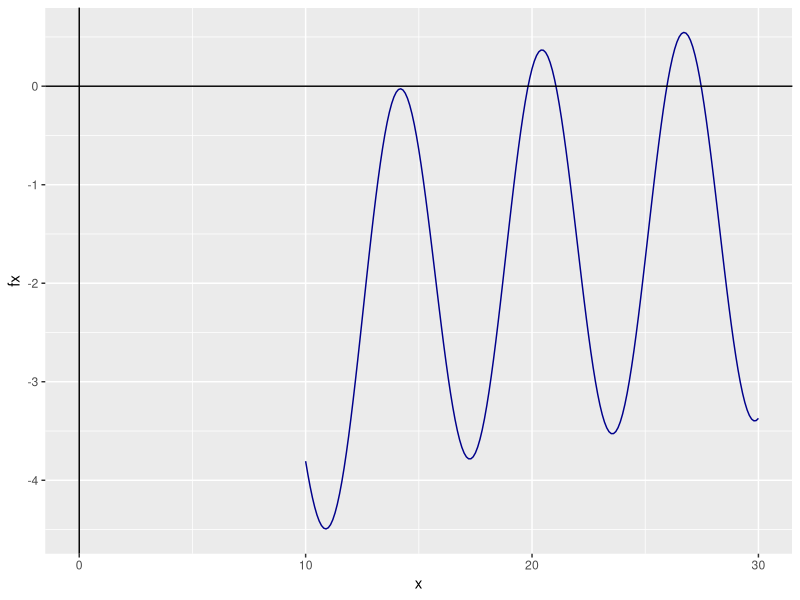
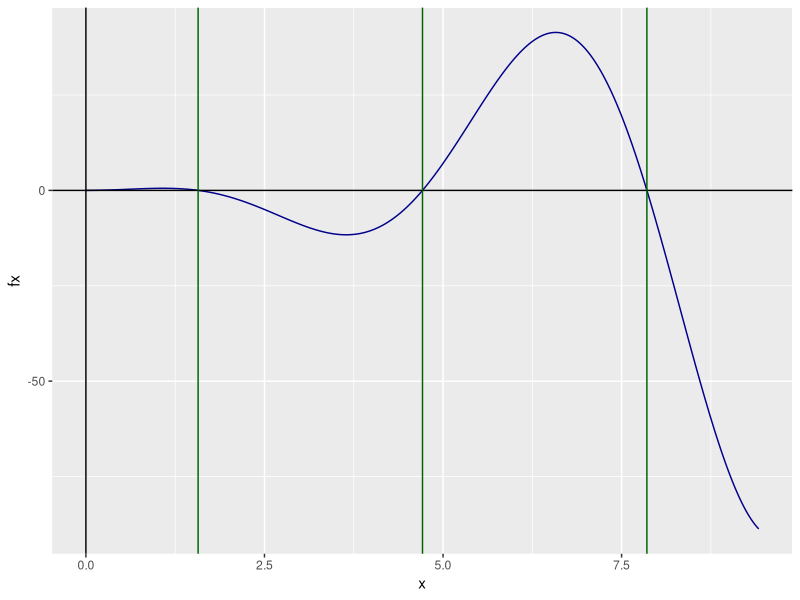

Write R code to recreate these figures, in order.
## ---- chunk 1
knitr::opts_chunk$set(echo = FALSE)
setwd(dirname(rstudioapi::getActiveDocumentContext()$path))
write_matex2 <- function(x) {
  begin = "\\begin{bmatrix}"
  end = "\\end{bmatrix}"
  X =
    apply(x, 1, function(x) {
      paste(
        paste(x, collapse = "&"),
        "\\\\"
      )
    })
  paste(c(begin, X, end), collapse = "")
}
## ---- chunk 2
  # Remplace 000000 a continuación por su número de resgistro y no edite nada más en este bloque
  NroReg = 895700
## ---- chunk 3
  d1 = floor( NroReg/10^5 )
  d2 = floor( (NroReg - d1*10^5)/10^4 )
  d3 = floor( (NroReg - d1*10^5 - d2*10^4)/10^3 )
  d4 = floor( (NroReg - d1*10^5 - d2*10^4 - d3*10^3)/10^2 )
  d5 = floor( (NroReg - d1*10^5 - d2*10^4 - d3*10^3 - d4*10^2)/10^1)
  d6 = floor( (NroReg - d1*10^5 - d2*10^4 - d3*10^3 - d4*10^2 - d5*10^1)/10^0)
## ---- chunk 4
  # Ingrese en este bloque de código las librerías que utilizará
  library(ggplot2)
  library(flextable)
  library(tidyverse)

## ---- chunk 5
 # Edite las líneas que considere erróneas
  NewtonRapshon <- function(f,df,p0,Tol,N){
    #Paso 1
    i = 1
    #Paso 2
    while (i <= N){
      #Paso 3
        p = p0 - f(p0)/df(p0) #df(p0)/f(p0)
      #Paso 4
        if (abs(p-p0) < Tol){return(p0)} #abs[p0-p]. Agregue los corchetes 
      #Paso 5
        i = i + 1
      #Paso 6
        p0 = p
    }
    #Paso 7
      return(paste('El método falla luego de ', N, ' iteraciones')) #cambie n por N
  }
## ---- chunk 6
f <- function(x){
  return(2*sin(x)-exp(10/x))
}

#Instancio un vector que me va a indicar los puntos en la función
x <- seq(10, 30, by = 0.1)

#Genero los puntos
fx <- f(x)

#Creo un data frame con los x e y
df <- data.frame(x, fx)

#Instancio los datos
gg_fx <- ggplot(data = df)

#Agrego la capa con los datos
gg_fx <- gg_fx + aes(x = x, y = fx)

#Est grafica una linea
gg_fx <- gg_fx + geom_line(linetype = 1, colour = "darkblue")

#Agrego el eje X
gg_fx <- gg_fx + geom_vline(xintercept = 0, linetype = 1)

#Agrego el eje Y
gg_fx <- gg_fx + geom_hline(yintercept = 0, linetype = 1)

#Grafico
gg_fx
## ---- chunk 7
  # En este bloque, aplique el algoritmo de NR para hallar las raíces. No olvide imprimir los resultados.
  # Incluya aquí mismo cualquier cálculo adicional que requiera.


df <- function(x){return(eval(D(expression(2*sin(x)-exp(10/x)), "x"), list(x = x)))}

NewtonRapshon(f = f(x=20), df = df(x=20), p0 = 20, 0.0001, 100)
NewtonRapshon(f = f(x=21), df = df(x=21), p0 = 21, 0.0001, 100)
NewtonRapshon(f = f(x=26), df = df(x=26), p0 = 26, 0.0001, 100)
NewtonRapshon(f = f(x=27), df = df(x=27), p0 = 27, 0.0001, 100)
## ---- chunk 8
f <- function(x){
  return(2*sin(x)-exp(10/x))
}
NewtonRapshon <- function(f,df,p0,Tol,N){
    #Paso 1
    i = 1
    #Paso 2
    while (i <= N){
      #Paso 3
        p = p0 - f(p0)/df(p0) #df(p0)/f(p0)
      #Paso 4
        if (abs(p-p0) < Tol){return(p0)} #abs[p0-p]. Agregue los corchetes 
      #Paso 5
        i = i + 1
      #Paso 6
        p0 = p
      
      #Para que imprima 7 veces
        if (i <= 7) {
          print(p0)
        }
    }
    #Paso 7
      return(paste('El método falla luego de ', N, ' iteraciones')) #cambie n por N
}

p0 <- 17
NewtonRapshon(f = f(x=p0), df = df(x=p0), p0 = p0, 0.0001, 100)
## ---- chunk 9
# Ingrese aquí la función con el algoritmo que programó del método de Regula Falsi

f <- function(x){
  return(x^2*cos(x))
}

FalsaPosicion <- function(p0, p1, tol, n = 100){
  
  q0 <- f(p0)
  q1 <- f(p1)
  
  for (i in 2:n){
    p = p1 -q1*(p1-p0)/(q1-q0)
    
    if (abs(p-p1) < tol){
      return(p)
    }
    
    q = f(p)
    
    if (q*q1 < 0){
      p0 <- p1
      q0 <- q1
    }
    
    p1 <- p
    q1 <- q
  }
  
  return(paste("El método falló luego de ", n, " iteraciones"))
}
## ---- chunk 10
  # En este bloque, aplique el algoritmo de RF para hallar las raíces. No olvide imprimir los resultados.
  # Incluya aquí mismo cualquier cálculo adicional que requiera.

#Se observa un raiz en aproximadamente 0
raiz0 <- FalsaPosicion(p0 = 0, p1 = 0.1, tol = 0.0000001)
raiz0
#Se observa una raiz entre 1.5 y 1.8
raiz1 <- FalsaPosicion(p0 = 1.5, p1 = 1.8, tol = 0.0000001)
raiz1
#Se observa una raiz entre 5.5 y 5.8
raiz2 <- FalsaPosicion(p0 = 5.5, p1 = 5.8, tol = 0.0000001)
raiz2
#Se observa una raiz entre 7.5 y 8
raiz3 <-FalsaPosicion(p0 = 7.5, p1 = 8, tol = 0.0000001)
raiz3
## ---- chunk 11
  # Aquí puede modificar el algoritmo RF del punto anterior para que imprima, o bien puede realizar las cuentas "a mano" (paso a paso, cada una de las iteraciones)
FalsaPosicion <- function(p0, p1, tol, n = 100){
  
  q0 <- f(p0)
  q1 <- f(p1)
  
  p = p1 -q1*(p1-p0)/(q1-q0)
    
  q = f(p)
    
  if (q*q1 < 0){
    p0 <- p1
    q0 <- q1
  }
    
  p1 <- p
  q1 <- q
  
  return(p)
}
FalsaPosicion(p0 = 5, p1 = 6, tol = 0.0000001, n = 0)
## ---- chunk 12
#Instancio un vector que me va a indicar los puntos en la función
x <- seq(0, 3*pi, by = 0.01)

#Genero los puntos
fx <- f(x)

#Creo un data frame con los x e y
df <- data.frame(x, fx)

#Instancio los datos
gg_fx <- ggplot(data = df)

#Agrego la capa con los datos
gg_fx <- gg_fx + aes(x = x, y = fx)

#Est grafica una linea
gg_fx <- gg_fx + geom_line(linetype = 1, colour = "darkblue")

#Agrego el eje X
gg_fx <- gg_fx + geom_vline(xintercept = 0, linetype = 1)

#Agrego el eje Y
gg_fx <- gg_fx + geom_hline(yintercept = 0, linetype = 1)

#Agrego la línea vertical en las raices
gg_fx <- gg_fx + geom_vline(xintercept = raiz1, linetype = 1, colour="darkgreen")
gg_fx <- gg_fx + geom_vline(xintercept = raiz2, linetype = 1, colour="darkgreen")
gg_fx <- gg_fx + geom_vline(xintercept = raiz3, linetype = 1, colour="darkgreen")

#Grafico
gg_fx
## ---- chunk 13
  set.seed(NroReg)
  datos = matrix(rnorm(3000,10,2),nrow = 1000, ncol = 3)
  A = round(cor(datos),4)
  rm(datos)
  B = matrix(round(rnorm(16,20,5),0),nrow = 4, ncol = 4)
## ---- chunk 14
  # En este bloque de código debe ingresar su algoritmo de Cholesky
Cholesky <- function(A){
  n <- nrow(A)
  
  L <- matrix(rep(0, times = n^2), nrow = n, ncol = n, byrow = TRUE)
  
  # Paso 1 ------------------------------------------------------------------
  L[1,1] <- sqrt(A[1,1])
  

  # Paso 2 ------------------------------------------------------------------
  for (j in 2:n){
    L[j,1] <- A[j,1]/L[1,1]
  }
  

  # Paso 3 ------------------------------------------------------------------
  for (i in 2:(n-1)) {

    # Paso 4 ------------------------------------------------------------------
    suma <- 0
    for (k in 1:(i-1)) {
      suma <- suma + L[i,k]^2
    }
    
    L[i,i] <- sqrt(A[i,i] - suma)
    

    # Paso 5 ------------------------------------------------------------------
    for (j in (i+1):n) {
      
      suma <- 0
      for (k in 1:(i-1)) {
        suma <- suma + L[j,k]*L[i,k]
      }
      
      L[j,i] <- (A[j,i] - suma)/L[i,i] 
      
    }
  }
  
  # Paso 6 ------------------------------------------------------------------
  suma <- 0
  for (k in 1:(n-1)) {
    suma <- suma + L[n,k]^2
  }
  
  L[n,n] <- sqrt(A[n,n]-suma)
  
  return(L)
  
}
## ---- chunk 15
  # En este bloque de código debe Aplicar el algoritmo a la matriz A, e imprimir el resultado
  A <- matrix(c(1, 0.0481, 0.0105,
              0.0481, 1, 0.0116,
              0.0105, 0.0116, 1), nrow = 3, ncol = 3, byrow = TRUE)

test <- Cholesky(A)

print(test)
## ---- chunk 16
  # En este bloque de código debe ingresar su algoritmo LU
LU <- function(matriz_coeficientes){
  n_incognitas = nrow(matriz_coeficientes)
  
  L <- matrix(rep(0, times = n_incognitas^2), nrow = n_incognitas, ncol = n_incognitas, byrow = TRUE)
  U <- matrix(rep(0, times = n_incognitas^2), nrow = n_incognitas, ncol = n_incognitas, byrow = TRUE)
  
  # -------- PASO 1
  for (i in 1:(n_incognitas-1)) {
    #Completo con 1 la diagonal principal de L.
    L[i,i] <- 1
    
    for (j in (i+1):n_incognitas) {
      L[i,j] <- 0
    }
  }
  
  #El último lo completo a mano
  L[n_incognitas, n_incognitas] <- 1
  
  U[1,1] <- matriz_coeficientes[1,1]
  
  
  if(U[1,1] == 0){
    return("factorizacion imposible")
  }
  
  # -------- PASO 2
  
  for (j in 2:n_incognitas) {
    U[1,j] <- matriz_coeficientes[1,j]
    L[j,1] <- matriz_coeficientes[j,1]/U[1,1]
  }
  
  
  # -------- PASO 3
  
  for(i in 2:(n_incognitas-1)){
    
    # -------- PASO 4
    suma <- 0
    for (k in 1:(i-1)) {
      suma <- suma + L[i,k]*U[k,i]
    }
    
    U[i,i] <- matriz_coeficientes[i,i] - suma
    
    
    if(U[i,i] == 0){
      return("factorizacion imposible")
    }
    
    # -------- PASO 5
    
    for (j in (i+1):n_incognitas) {
      sumaU <- 0
      sumaL <- 0
      for (k in 1:(i-1)) {
        sumaU <- sumaU + L[i,k]*U[k,j]
        sumaL <- sumaL + L[j,k]*U[k,i]
      }
      
      U[i,j] <- (1/L[i,i])* (matriz_coeficientes[i,j] - sumaU)
      L[j,i] <- (1/U[i,i])* (matriz_coeficientes[j,i] - sumaL)
      
    }
    
    
  }
  
  
  # -------- PASO 6
  
  
  suma <- 0
  for (k in 1:(n_incognitas-1)) {
    suma <- suma + L[n_incognitas,k]*U[k,n_incognitas]
  }
  U[n_incognitas, n_incognitas] <- matriz_coeficientes[n_incognitas,n_incognitas] - suma
  
  
  # -------- PASO 7
  return(list("L" = L, "U" = U))
}
## ---- chunk 17
  # En este bloque de código debe Aplicar el algoritmo a la matriz A, e imprimir el resultado
    
A <- matrix(c(20, 18, 16, 18,
              16, 15, 29, 18,
              19, 21, 15, 26,
              19, 3, 16, 19), nrow = 4, ncol = 4, byrow = TRUE)

LU(matriz_coeficientes = A)

L <- LU(A)$L
U <- LU(A)$U

L%*%U
## ---- chunk 18
# No edite nada en ese bloque
x = c(-2.0, -1.5, -1.0, -0.5,  0.0,  0.5,  1.0,  1.5,  2.0)
y = c(0.0769, 0.1290, 0.2500, 0.5714, 1.0000, 0.5714, 0.2500, 0.1290, 0.0769)
df = data.frame(x,y)
df %>% 
  flextable() %>%
  colformat_num(digits = 4)
set.seed(NroReg)
x0 = x[runif(1,min=1, max=length(x))]+0.25
## ---- chunk 19

## ---- chunk 20

## ---- chunk 21

## ---- chunk 22

## ---- chunk 23
